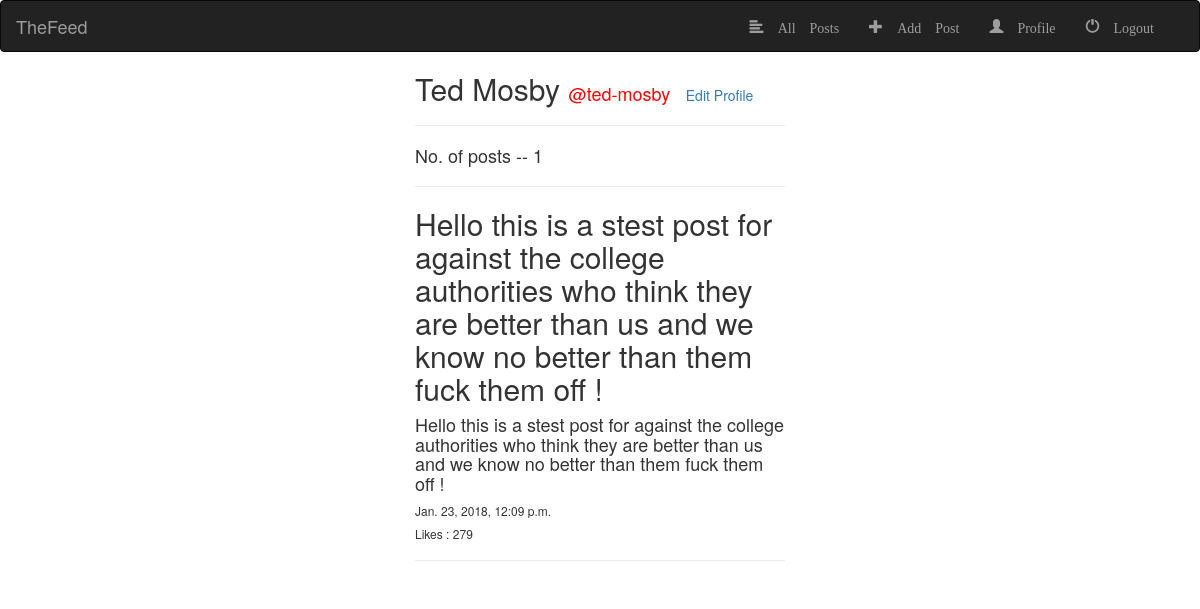
The page /profile/ (signed in) on the database as committed earlier.
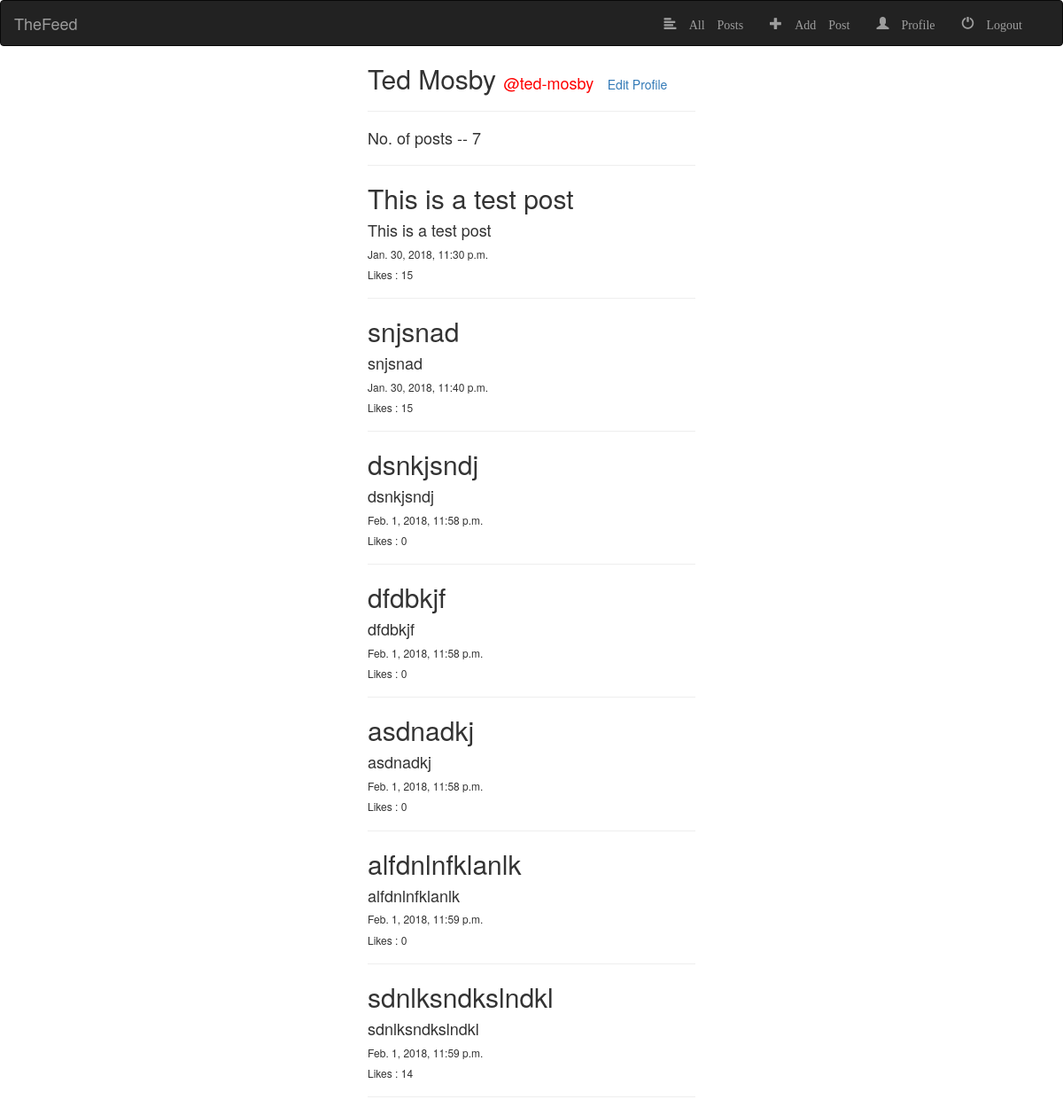
The same page on the database as committed later.
### feed/models.py (models this page shows)
class board(models.Model):
	post = models.CharField(max_length=200)
	user = models.ForeignKey(User,on_delete=models.CASCADE)
	hash_tags = models.CharField(max_length=100)
	time = models.DateTimeField(auto_now_add=True)
	likes = models.IntegerField(default=0)
	def __str__(self):
		return self.post

### feed/views.py (the view)
# urls.py: path('profile/', view.profilef,name='profile'),
@login_required(login_url='/login')
def profilef(request):
	try:
		shishir = request.user.profile
	except:
		if request.method == 'POST':
			form = profileform(request.POST)
			if form.is_valid():
				profile = form.save(commit=False)
				profile.username = request.user
				profile.save()
				return redirect('Index')
		else:
			form = profileform()
		return render(request,'feed/profile.html',{'form':form})
	else:
		user = request.user
		profile = request.user.profile
		posty = board.objects.filter(user=user)
		number = posty.count()
		return render(request,'feed/profilefilled.html',{'posts':posty, 'num':number , 'profile':profile,})

### feed/templates/feed/profilefilled.html
{% extends 'base_generic.html' %}
{%block content %}
<h2 style="display: inline;"> {{profile.name}}   </h2><h4 style="display: inline; color: red;">@{{user.get_username}}</h4>
&nbsp &nbsp<a href="edit">Edit Profile</a>
<br>
<hr>
<h4> No. of posts -- {{num}}</h4>
<hr>
{%for post in posts %}
<h2> {{post.post}} </h2><h4>{{post}}</h4><h6>{{post.time}}</h6>
<h6>Likes : {{post.likes}}</h6>
<hr>
{% endfor %}
{%endblock%}

Rows that differ between the two databases and show on the page:
removed board: post "Hello this is a stest post for against the college authorities who think they are better than us and we know no better than them fuck them off !", time "Jan. 23, 2018, 12:09 p.m.", likes "279"
added board: post "This is a test post", time "Jan. 30, 2018, 11:30 p.m.", likes "15"
added board: post "snjsnad", time "Jan. 30, 2018, 11:40 p.m.", likes "15"
added board: post "dsnkjsndj", time "Feb. 1, 2018, 11:58 p.m.", likes "0"
added board: post "dfdbkjf", time "Feb. 1, 2018, 11:58 p.m.", likes "0"
added board: post "asdnadkj", time "Feb. 1, 2018, 11:58 p.m.", likes "0"
added board: post "alfdnlnfklanlk", time "Feb. 1, 2018, 11:59 p.m.", likes "0"
added board: post "sdnlksndkslndkl", time "Feb. 1, 2018, 11:59 p.m.", likes "14"
Other text that changed with them:
{{ num }}: "1" → "7"
